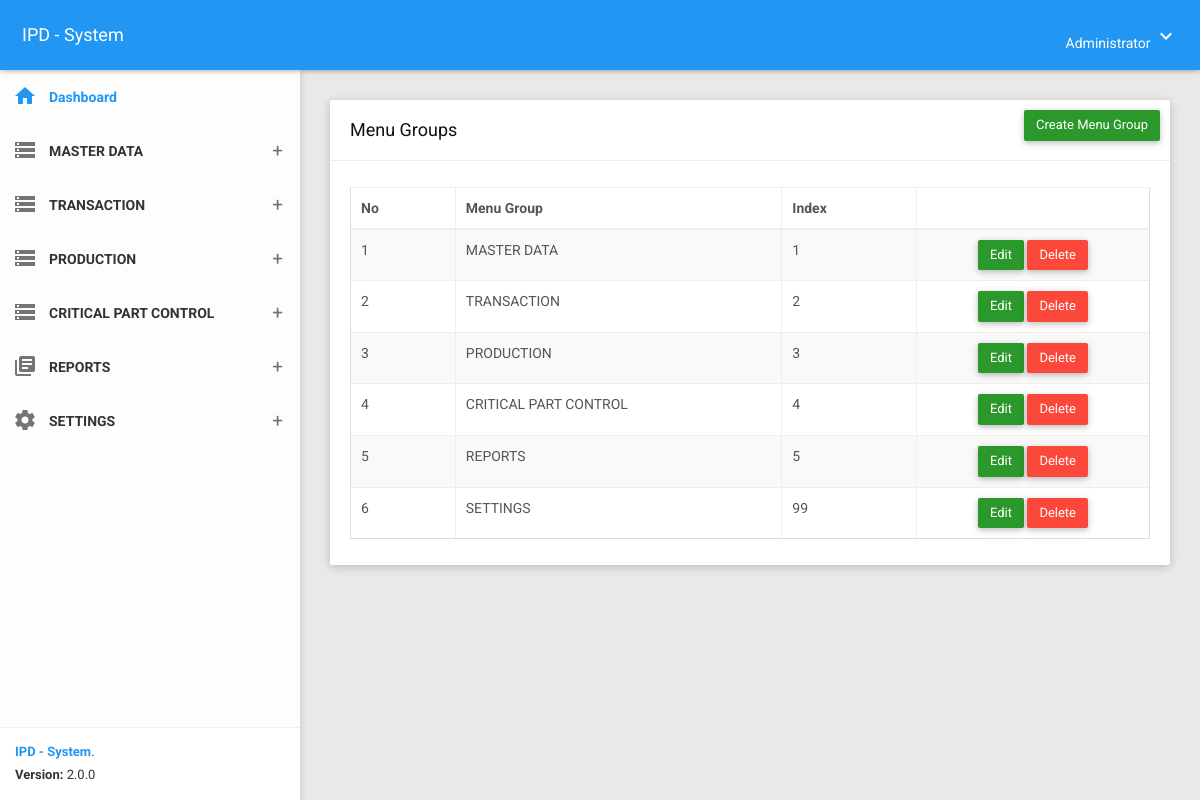
The page /menugroup (signed in) on the database its author committed.
### tables this page shows
CREATE TABLE `tblsetting` (
  `id` int NOT NULL,
  `company` varchar(100) NOT NULL,
  `address` text NOT NULL,
  `createdby` varchar(50) NOT NULL
);

CREATE TABLE `t_menugroups` (
  `menugroup` int NOT NULL,
  `description` varchar(50) NOT NULL,
  `_index` int DEFAULT NULL,
  `icon` varchar(200) DEFAULT NULL,
  `createdon` timestamp NOT NULL DEFAULT CURRENT_TIMESTAMP,
  `createdby` varchar(50) NOT NULL
);

### app/core/Controller.php (called while the page is built, shortened)
<?php
class Controller{
	public function view($view, $data = [])
	{
		require_once 'app/views/' . $view . '.php';
	}
	public function model($model)
	{
		return new $model;
	}
}

### app/core/App.php (called while the page is built, shortened)
<?php
class App{
	protected $method = 'index';
	protected $params = [];
	public function __construct(){
		$this->controller = new $this->controller;
		call_user_func_array([$this->controller, $this->method], $this->params);
	}
}

### index.php (called while the page is built, shortened)
<?php
$app = new App;

### app/core/Database.php (called while the page is built, shortened)
<?php
class Database{
	private $host = DB_HOST;
	private $user = DB_USER;
	private $pass = DB_PASS;
	private $dbnm = DB_NAME;
	private $dbh;
	private $stmt;
	public function __construct()
	{
		$dsn = 'mysql:host='. $this->host .';dbname='. $this->dbnm;
		$option = [
			PDO::ATTR_PERSISTENT => true,
			PDO::ATTR_ERRMODE => PDO::ERRMODE_EXCEPTION,
			PDO::ATTR_EMULATE_PREPARES => true
		];
		try{
			$this->dbh = new PDO($dsn,$this->user,$this->pass, $option);
		}catch(PDOException $e){
			die($e->getMessage());
		}
	}
	public function query($query)
	{
		$this->stmt = $this->dbh->prepare($query);
	}
	public function execute()
	{
		$this->stmt->execute();
	}
	public function resultSet()
	{
		$this->execute();
		return $this->stmt->fetchAll(PDO::FETCH_ASSOC);
	}
}

### app/models/Menugroup_model.php (called while the page is built, shortened)
<?php
class Menugroup_model{
    private $db;
    public function __construct()
	{
		$this->db = new Database;
    }
    public function getListMenugroups(){
        $this->db->query("SELECT * FROM t_menugroups order by _index asc");
		return $this->db->resultSet();
    }
}

### app/views/menugroup/index.php (the view, shortened to what this page needs)
<section class="content">
    <div class="container-fluid">
        <div class="row clearfix">
            <div class="col-lg-12 col-md-12 col-sm-12 col-xs-12">
                <div class="card">
                    <div class="header">
                        <h2>
                            <?= $data['menu']; ?>
                        </h2>
                        <ul class="header-dropdown m-r--5">
			<a href="<?= BASEURL; ?>/menugroup/create" class="btn btn-success waves-effect pull-right">Create Menu Group</a>
			</ul>
                    </div>
                    <div class="body">
                        <div class="table-responsive">
                            <table class="table table-bordered table-striped table-hover js-basic-example dataTable">
                                <thead>
                                    <tr>
                                        <th>No</th>
                                        <th>Menu Group</th>
                                        <th>Index</th>
                                        <th></th>
                                    </tr>
                                </thead>
                                <tbody>
                                    <?php $no = 0; ?>
                                    <?php foreach($data['rdata'] as $out) : ?>
                                        <?php $no++; ?>
                                        <tr>
                                            <td><?= $no; ?></td>
                                            <td><?= $out['description']; ?></td>
                                            <td><?= $out['_index']; ?></td>
                                            <td style="text-align:center;">
                                                <a href="<?= BASEURL; ?>/menugroup/edit/<?= $out['menugroup']; ?>" type="button" class="btn btn-success">Edit</a>
                                                <a href="<?= BASEURL; ?>/menugroup/delete/<?= $out['menugroup']; ?>" type="button" class="btn btn-danger">Delete</a>
                                            </td>
                                        </tr>
                                    <?php endforeach; ?>
                                </tbody>
                            </table>
                        </div>
                    </div>
                </div>
            </div>
        </div>
    </div>
</section>

### app/views/templates/header_a.php (shortened to what this page needs)
<?php
    $dsn = "mysql:host=".DB_HOST.";dbname=".DB_NAME."";
    $pdo = new PDO($dsn, DB_USER, DB_PASS);
    $user = $_SESSION['usr']['user'];
    $query1 = $pdo->query("SELECT distinct * FROM v_user_menugroup WHERE username='$user' order by _index asc");
    $query3 = $pdo->query("SELECT * FROM tblsetting where id = '1'");
    $menuGroups = $query1->fetchAll();
    $setting    = $query3->fetch();
?>
<!DOCTYPE html>
<html>
<head>
    <link href="<?= BASEURL; ?>/plugins/bootstrap/css/bootstrap.css" rel="stylesheet">
    <link href="<?= BASEURL; ?>/plugins/node-waves/waves.css" rel="stylesheet" />
    <link href="<?= BASEURL; ?>/plugins/animate-css/animate.css" rel="stylesheet" />
    <link href="<?= BASEURL; ?>/plugins/jquery-datatable/skin/bootstrap/css/dataTables.bootstrap.css" rel="stylesheet">
    <link href="<?= BASEURL; ?>/plugins/sweetalert/sweetalert.css" rel="stylesheet" />
    <link href="<?= BASEURL; ?>/plugins/bootstrap-select/css/bootstrap-select.css" rel="stylesheet" />
    <link href="<?= BASEURL; ?>/css/style.css" rel="stylesheet">
    <link href="<?= BASEURL; ?>/css/themes/all-themes.css" rel="stylesheet" />
    <link href="<?= BASEURL; ?>/assets/select2/select2.min.css" rel="stylesheet" />
    <link href="<?= BASEURL; ?>/css/ui-autocomplete.css" rel="stylesheet">
    <link href="<?= BASEURL; ?>/plugins/multi-select/css/multi-select.css" rel="stylesheet">
</head>
<body class="theme-blue">
    <nav class="navbar">
        <div class="container-fluid">
            <div class="navbar-header">
                <a class="navbar-brand" href="<?= BASEURL; ?>"><?= $setting['company']; ?></a>
            </div>
            <div class="collapse navbar-collapse" id="navbar-collapse">
                <ul class="nav navbar-nav navbar-right">
                    <li class="dropdown">
                        <a href="javascript:void(0);" class="dropdown-toggle" data-toggle="dropdown" role="button">
                            <span><?= $_SESSION['usr']['name']; ?></span>
                            <i class="material-icons">keyboard_arrow_down</i>
                        </a>
                    </li>
                </ul>
            </div>
        </div>
    </nav>
    <section>
        <aside id="leftsidebar" class="sidebar">
            <div class="menu">
                <ul class="list">
                    <li class="active">
                        <a href="<?= BASEURL; ?>">
                            <i class="material-icons">home</i>
                            <span>Dashboard </span>
                        </a>
                    </li>
                    <?php foreach($menuGroups as $menugroup) : ?>
                        <li>
                            <a href="javascript:void(0);" class="menu-toggle">
                                <i class="material-icons"><?= $menugroup['icon']; ?></i>
                                <span><?= $menugroup['description']; ?></span>
                            </a>
                        </li>
                    <?php endforeach; ?>
                </ul>
            </div>
            <div class="legal">
                <div class="copyright">
                    <a href="javascript:void(0);">IPD - System</a>.
                </div>
                <div class="version">
                    <b>Version: </b> 2.0.0
                </div>
            </div>
        </aside>
    </section>

### css/themes/all-themes.css (style rules this page uses)
.theme-blue .navbar { background-color: #2196F3; }
.theme-blue .navbar-brand { color: #fff; }
.theme-blue .nav > li > a { color: #fff; }
.theme-blue .sidebar .menu .list li.active { background-color: transparent; }
.theme-blue .sidebar .menu .list li.active > :first-child i, .theme-blue .sidebar .menu .list li.active > :first-child span { color: #2196F3; }
.theme-blue .sidebar .legal { background-color: #fff; }
.theme-blue .sidebar .legal .copyright a { color: #2196F3 !important; }

### rows shown on the page
tblsetting: company "IPD - System"
t_menugroups: description "MASTER DATA", _index "1"
t_menugroups: description "TRANSACTION", _index "2"
t_menugroups: description "PRODUCTION", _index "3"
t_menugroups: description "CRITICAL PART CONTROL", _index "4"
t_menugroups: description "REPORTS", _index "5"
t_menugroups: description "SETTINGS", _index "99"

### other values the page prints
$_SESSION['usr']['name'] "Administrator"
$data['menu'] "Menu Groups"
